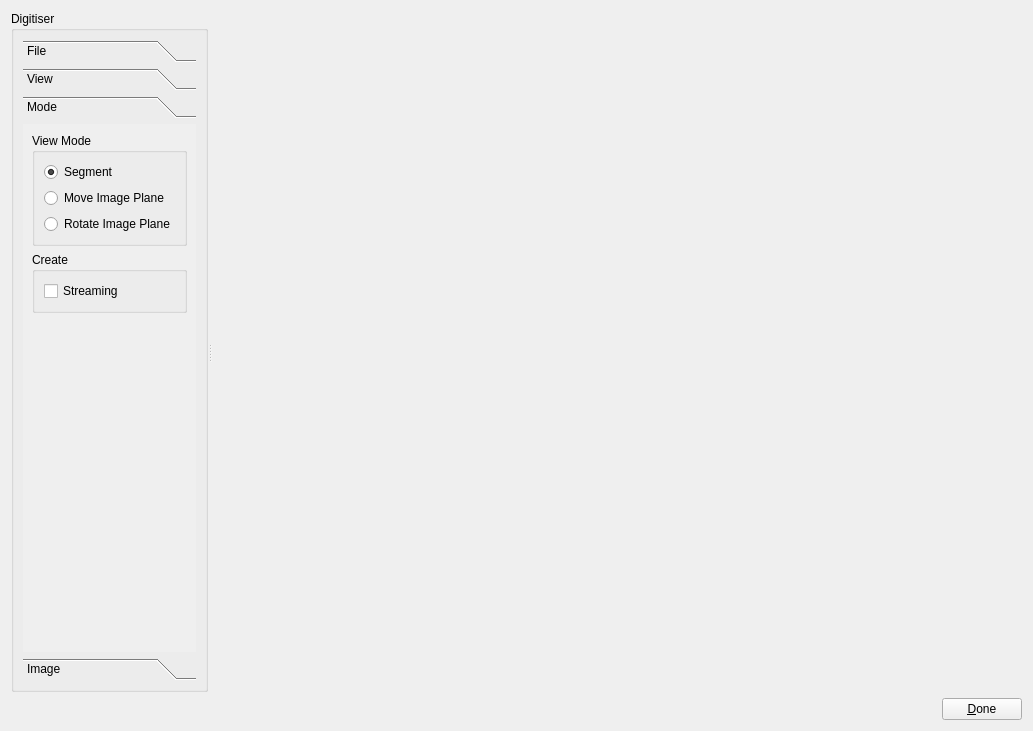
<?xml version="1.0" encoding="UTF-8"?>
<ui version="4.0">
 <class>SegmentationWidget</class>
 <widget class="QWidget" name="SegmentationWidget">
  <property name="geometry">
   <rect>
    <x>0</x>
    <y>0</y>
    <width>1033</width>
    <height>731</height>
   </rect>
  </property>
  <property name="windowTitle">
   <string>Form</string>
  </property>
  <layout class="QGridLayout" name="gridLayout_2">
   <item row="1" column="0">
    <layout class="QHBoxLayout" name="horizontalLayout">
     <item>
      <spacer name="horizontalSpacer">
       <property name="orientation">
        <enum>Qt::Horizontal</enum>
       </property>
       <property name="sizeHint" stdset="0">
        <size>
         <width>40</width>
         <height>20</height>
        </size>
       </property>
      </spacer>
     </item>
     <item>
      <widget class="QPushButton" name="doneButton">
       <property name="text">
        <string>&amp;Done</string>
       </property>
      </widget>
     </item>
    </layout>
   </item>
   <item row="0" column="0">
    <widget class="QSplitter" name="splitter">
     <property name="orientation">
      <enum>Qt::Horizontal</enum>
     </property>
     <widget class="GroupBox" name="groupBox">
      <property name="sizePolicy">
       <sizepolicy hsizetype="Minimum" vsizetype="Expanding">
        <horstretch>0</horstretch>
        <verstretch>0</verstretch>
       </sizepolicy>
      </property>
      <property name="minimumSize">
       <size>
        <width>0</width>
        <height>0</height>
       </size>
      </property>
      <property name="title">
       <string>Digitiser</string>
      </property>
      <layout class="QVBoxLayout" name="verticalLayout">
       <item>
        <widget class="QToolBox" name="_toolBox">
         <property name="sizePolicy">
          <sizepolicy hsizetype="Preferred" vsizetype="Preferred">
           <horstretch>0</horstretch>
           <verstretch>0</verstretch>
          </sizepolicy>
         </property>
         <property name="currentIndex">
          <number>2</number>
         </property>
         <widget class="QWidget" name="file">
          <property name="geometry">
           <rect>
            <x>0</x>
            <y>0</y>
            <width>227</width>
            <height>334</height>
           </rect>
          </property>
          <attribute name="label">
           <string>File</string>
          </attribute>
          <layout class="QGridLayout" name="gridLayout">
           <item row="1" column="0">
            <widget class="QPushButton" name="_pushButtonLoad">
             <property name="text">
              <string>Load</string>
             </property>
            </widget>
           </item>
           <item row="0" column="0">
            <widget class="QPushButton" name="_pushButtonSave">
             <property name="text">
              <string>Save</string>
             </property>
            </widget>
           </item>
           <item row="0" column="1">
            <spacer name="horizontalSpacer_2">
             <property name="orientation">
              <enum>Qt::Horizontal</enum>
             </property>
             <property name="sizeHint" stdset="0">
              <size>
               <width>40</width>
               <height>20</height>
              </size>
             </property>
            </spacer>
           </item>
           <item row="2" column="0">
            <spacer name="verticalSpacer_4">
             <property name="orientation">
              <enum>Qt::Vertical</enum>
             </property>
             <property name="sizeHint" stdset="0">
              <size>
               <width>20</width>
               <height>40</height>
              </size>
             </property>
            </spacer>
           </item>
          </layout>
         </widget>
         <widget class="QWidget" name="view">
          <property name="geometry">
           <rect>
            <x>0</x>
            <y>-130</y>
            <width>227</width>
            <height>455</height>
           </rect>
          </property>
          <attribute name="label">
           <string>View</string>
          </attribute>
          <layout class="QVBoxLayout" name="verticalLayout_3">
           <item>
            <widget class="QGroupBox" name="groupBox_3">
             <property name="sizePolicy">
              <sizepolicy hsizetype="Preferred" vsizetype="Preferred">
               <horstretch>0</horstretch>
               <verstretch>0</verstretch>
              </sizepolicy>
             </property>
             <property name="title">
              <string>Projection Mode</string>
             </property>
             <layout class="QVBoxLayout" name="verticalLayout_9">
              <item>
               <widget class="QRadioButton" name="_radioButtonParallel">
                <property name="text">
                 <string>Parallel</string>
                </property>
               </widget>
              </item>
              <item>
               <widget class="QRadioButton" name="_radioButtonPerspective">
                <property name="text">
                 <string>Perspective                       </string>
                </property>
                <property name="checked">
                 <bool>true</bool>
                </property>
               </widget>
              </item>
             </layout>
            </widget>
           </item>
           <item>
            <widget class="QGroupBox" name="groupBox_6">
             <property name="title">
              <string>Icon Sizes</string>
             </property>
             <layout class="QVBoxLayout" name="verticalLayout_6">
              <item>
               <widget class="QLabel" name="label_7">
                <property name="text">
                 <string>Image Plane Normal Arrow</string>
                </property>
               </widget>
              </item>
              <item>
               <widget class="QDoubleSpinBox" name="_doubleSpinBoxNormalArrow">
                <property name="minimum">
                 <double>0.010000000000000</double>
                </property>
                <property name="maximum">
                 <double>9999999.990000000223517</double>
                </property>
               </widget>
              </item>
              <item>
               <widget class="QLabel" name="label_8">
                <property name="text">
                 <string>Image Plane Rotation Centre</string>
                </property>
               </widget>
              </item>
              <item>
               <widget class="QDoubleSpinBox" name="_doubleSpinBoxRotationCentre">
                <property name="minimum">
                 <double>0.010000000000000</double>
                </property>
                <property name="maximum">
                 <double>999999.989999999990687</double>
                </property>
               </widget>
              </item>
              <item>
               <widget class="QLabel" name="label_9">
                <property name="text">
                 <string>Segmentation point</string>
                </property>
               </widget>
              </item>
              <item>
               <widget class="QDoubleSpinBox" name="_doubleSpinBoxSegmentationPoint">
                <property name="minimum">
                 <double>0.010000000000000</double>
                </property>
                <property name="maximum">
                 <double>999999.989999999990687</double>
                </property>
               </widget>
              </item>
             </layout>
            </widget>
           </item>
           <item>
            <widget class="QGroupBox" name="groupBox_7">
             <property name="title">
              <string>Graphic Visibility</string>
             </property>
             <layout class="QVBoxLayout" name="verticalLayout_10">
              <item>
               <widget class="QCheckBox" name="_checkBoxImagePlane">
                <property name="text">
                 <string>Image plane</string>
                </property>
                <property name="checked">
                 <bool>true</bool>
                </property>
               </widget>
              </item>
              <item>
               <widget class="QCheckBox" name="_checkBoxImageOutline">
                <property name="text">
                 <string>Image outline</string>
                </property>
                <property name="checked">
                 <bool>true</bool>
                </property>
               </widget>
              </item>
              <item>
               <widget class="QCheckBox" name="_checkBoxCoordinateLabels">
                <property name="text">
                 <string>Coordinate labels</string>
                </property>
                <property name="checked">
                 <bool>true</bool>
                </property>
               </widget>
              </item>
             </layout>
            </widget>
           </item>
           <item>
            <layout class="QHBoxLayout" name="horizontalLayout_4">
             <item>
              <widget class="QPushButton" name="_pushButtonViewAll">
               <property name="text">
                <string>View All</string>
               </property>
              </widget>
             </item>
             <item>
              <spacer name="horizontalSpacer_3">
               <property name="orientation">
                <enum>Qt::Horizontal</enum>
               </property>
               <property name="sizeHint" stdset="0">
                <size>
                 <width>40</width>
                 <height>20</height>
                </size>
               </property>
              </spacer>
             </item>
            </layout>
           </item>
           <item>
            <spacer name="verticalSpacer_2">
             <property name="orientation">
              <enum>Qt::Vertical</enum>
             </property>
             <property name="sizeHint" stdset="0">
              <size>
               <width>20</width>
               <height>40</height>
              </size>
             </property>
            </spacer>
           </item>
           <item>
            <layout class="QHBoxLayout" name="horizontalLayout_3">
             <item>
              <widget class="QPushButton" name="_pushButtonReset">
               <property name="text">
                <string>Reset</string>
               </property>
              </widget>
             </item>
             <item>
              <spacer name="horizontalSpacer_4">
               <property name="orientation">
                <enum>Qt::Horizontal</enum>
               </property>
               <property name="sizeHint" stdset="0">
                <size>
                 <width>37</width>
                 <height>17</height>
                </size>
               </property>
              </spacer>
             </item>
            </layout>
           </item>
          </layout>
         </widget>
         <widget class="QWidget" name="mode">
          <property name="geometry">
           <rect>
            <x>0</x>
            <y>0</y>
            <width>227</width>
            <height>334</height>
           </rect>
          </property>
          <attribute name="label">
           <string>Mode</string>
          </attribute>
          <layout class="QVBoxLayout" name="verticalLayout_4">
           <item>
            <widget class="QGroupBox" name="groupBox_2">
             <property name="title">
              <string>View Mode</string>
             </property>
             <layout class="QVBoxLayout" name="verticalLayout_2">
              <item>
               <widget class="QRadioButton" name="_radioButtonSegment">
                <property name="text">
                 <string>Segment</string>
                </property>
                <property name="checked">
                 <bool>true</bool>
                </property>
               </widget>
              </item>
              <item>
               <widget class="QRadioButton" name="_radioButtonMove">
                <property name="toolTip">
                 <string extracomment="Move the image plane along the image planes normal"/>
                </property>
                <property name="text">
                 <string>Move Image Plane</string>
                </property>
               </widget>
              </item>
              <item>
               <widget class="QRadioButton" name="_radioButtonRotate">
                <property name="toolTip">
                 <string extracomment="Rotate the plane about the current rotation point"/>
                </property>
                <property name="text">
                 <string>Rotate Image Plane</string>
                </property>
               </widget>
              </item>
             </layout>
            </widget>
           </item>
           <item>
            <widget class="QGroupBox" name="groupBox_8">
             <property name="title">
              <string>Create</string>
             </property>
             <layout class="QVBoxLayout" name="verticalLayout_11">
              <item>
               <widget class="QCheckBox" name="_checkBoxStreamingCreate">
                <property name="text">
                 <string>Streaming</string>
                </property>
               </widget>
              </item>
             </layout>
            </widget>
           </item>
           <item>
            <spacer name="verticalSpacer">
             <property name="orientation">
              <enum>Qt::Vertical</enum>
             </property>
             <property name="sizeHint" stdset="0">
              <size>
               <width>20</width>
               <height>40</height>
              </size>
             </property>
            </spacer>
           </item>
          </layout>
         </widget>
         <widget class="QWidget" name="image">
          <property name="geometry">
           <rect>
            <x>0</x>
            <y>0</y>
            <width>227</width>
            <height>334</height>
           </rect>
          </property>
          <attribute name="label">
           <string>Image</string>
          </attribute>
          <layout class="QVBoxLayout" name="verticalLayout_8">
           <item>
            <widget class="QGroupBox" name="groupBox_4">
             <property name="title">
              <string>Properties</string>
             </property>
             <layout class="QVBoxLayout" name="verticalLayout_5">
              <item>
               <layout class="QHBoxLayout" name="horizontalLayout_2">
                <item>
                 <widget class="QLabel" name="label">
                  <property name="text">
                   <string>Width : </string>
                  </property>
                 </widget>
                </item>
                <item>
                 <widget class="QLabel" name="_labelmageWidth">
                  <property name="text">
                   <string/>
                  </property>
                  <property name="alignment">
                   <set>Qt::AlignRight|Qt::AlignTrailing|Qt::AlignVCenter</set>
                  </property>
                 </widget>
                </item>
               </layout>
              </item>
              <item>
               <layout class="QHBoxLayout" name="horizontalLayout_5">
                <item>
                 <widget class="QLabel" name="label_2">
                  <property name="text">
                   <string>Height : </string>
                  </property>
                 </widget>
                </item>
                <item>
                 <widget class="QLabel" name="_labelmageHeight">
                  <property name="text">
                   <string/>
                  </property>
                  <property name="alignment">
                   <set>Qt::AlignRight|Qt::AlignTrailing|Qt::AlignVCenter</set>
                  </property>
                 </widget>
                </item>
               </layout>
              </item>
              <item>
               <layout class="QHBoxLayout" name="horizontalLayout_6">
                <item>
                 <widget class="QLabel" name="label_3">
                  <property name="text">
                   <string>Depth : </string>
                  </property>
                 </widget>
                </item>
                <item>
                 <widget class="QLabel" name="_labelmageDepth">
                  <property name="text">
                   <string/>
                  </property>
                  <property name="alignment">
                   <set>Qt::AlignRight|Qt::AlignTrailing|Qt::AlignVCenter</set>
                  </property>
                 </widget>
                </item>
               </layout>
              </item>
             </layout>
            </widget>
           </item>
           <item>
            <widget class="QGroupBox" name="groupBox_5">
             <property name="title">
              <string>Scale</string>
             </property>
             <layout class="QVBoxLayout" name="verticalLayout_7">
              <item>
               <layout class="QHBoxLayout" name="horizontalLayout_7">
                <item>
                 <widget class="QLabel" name="label_4">
                  <property name="text">
                   <string>Width : </string>
                  </property>
                 </widget>
                </item>
                <item>
                 <widget class="QLineEdit" name="_lineEditWidthScale">
                  <property name="text">
                   <string>1.0</string>
                  </property>
                  <property name="alignment">
                   <set>Qt::AlignRight|Qt::AlignTrailing|Qt::AlignVCenter</set>
                  </property>
                 </widget>
                </item>
               </layout>
              </item>
              <item>
               <layout class="QHBoxLayout" name="horizontalLayout_8">
                <item>
                 <widget class="QLabel" name="label_5">
                  <property name="text">
                   <string>Height : </string>
                  </property>
                 </widget>
                </item>
                <item>
                 <widget class="QLineEdit" name="_lineEditHeightScale">
                  <property name="text">
                   <string>1.0</string>
                  </property>
                  <property name="alignment">
                   <set>Qt::AlignRight|Qt::AlignTrailing|Qt::AlignVCenter</set>
                  </property>
                 </widget>
                </item>
               </layout>
              </item>
              <item>
               <layout class="QHBoxLayout" name="horizontalLayout_9">
                <item>
                 <widget class="QLabel" name="label_6">
                  <property name="text">
                   <string>Depth : </string>
                  </property>
                 </widget>
                </item>
                <item>
                 <widget class="QLineEdit" name="_lineEditDepthScale">
                  <property name="text">
                   <string>1.0</string>
                  </property>
                  <property name="alignment">
                   <set>Qt::AlignRight|Qt::AlignTrailing|Qt::AlignVCenter</set>
                  </property>
                 </widget>
                </item>
               </layout>
              </item>
             </layout>
            </widget>
           </item>
           <item>
            <spacer name="verticalSpacer_3">
             <property name="orientation">
              <enum>Qt::Vertical</enum>
             </property>
             <property name="sizeHint" stdset="0">
              <size>
               <width>20</width>
               <height>40</height>
              </size>
             </property>
            </spacer>
           </item>
          </layout>
         </widget>
        </widget>
       </item>
      </layout>
     </widget>
     <widget class="ZincWidget" name="zinc_widget" native="true">
      <property name="sizePolicy">
       <sizepolicy hsizetype="Expanding" vsizetype="Expanding">
        <horstretch>2</horstretch>
        <verstretch>1</verstretch>
       </sizepolicy>
      </property>
      <property name="minimumSize">
       <size>
        <width>30</width>
        <height>30</height>
       </size>
      </property>
     </widget>
    </widget>
   </item>
  </layout>
 </widget>
 <customwidgets>
  <customwidget>
   <class>ZincWidget</class>
   <extends>QWidget</extends>
   <header>segmentationstep/widgets/zincwidget.h</header>
   <container>1</container>
  </customwidget>
  <customwidget>
   <class>GroupBox</class>
   <extends>QGroupBox</extends>
   <header>segmentationstep/widgets/groupbox.h</header>
   <container>1</container>
  </customwidget>
 </customwidgets>
 <resources/>
 <connections/>
</ui>
